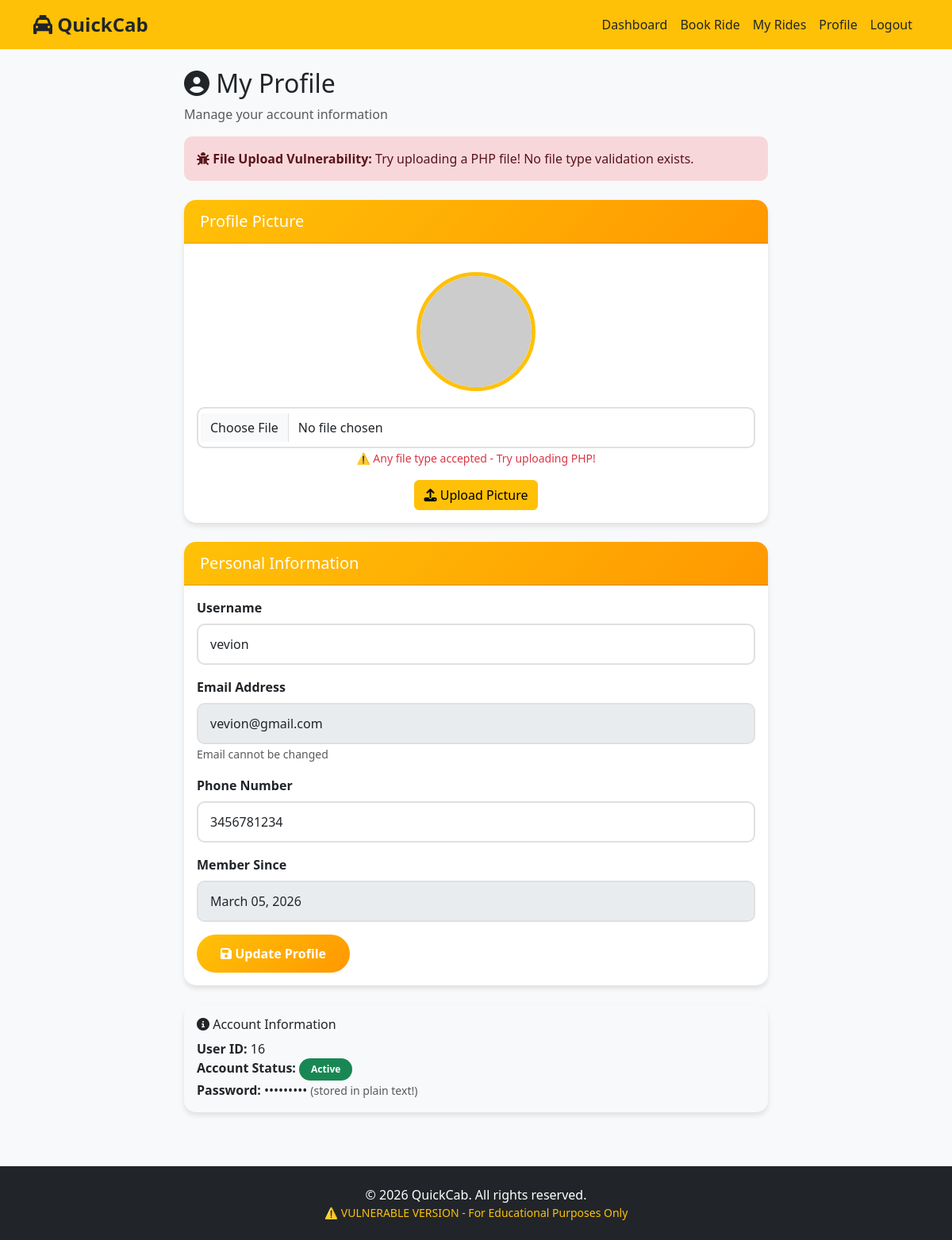
Page /cab_vulnerable/profile.php (signed in) on the committed database.
### tables this page shows
CREATE TABLE `users` (
  `id` int(11) NOT NULL,
  `username` varchar(50) NOT NULL,
  `email` varchar(100) NOT NULL,
  `password` varchar(255) NOT NULL,
  `phone` varchar(20) DEFAULT NULL,
  `profile_pic` varchar(255) DEFAULT 'default-avatar.png',
  `created_at` timestamp NOT NULL DEFAULT current_timestamp(),
  `profile_image` varchar(255) DEFAULT NULL
);

### cab_vulnerable/profile.php (the view, shortened to what this page needs)
<?php
require_once 'includes/config.php';
$user_id = $_SESSION['user_id'];
$query = "SELECT * FROM users WHERE id=$user_id";
$result = mysqli_query($conn, $query);
$user = mysqli_fetch_assoc($result);
include 'includes/header.php';
?>
<div class="row justify-content-center">
    <div class="col-md-8">
        <h2><i class="fas fa-user-circle"></i> My Profile</h2>
        <p class="text-muted">Manage your account information</p>
        <div class="alert alert-danger mt-3">
            <strong><i class="fas fa-bug"></i> File Upload Vulnerability:</strong>
            Try uploading a PHP file! No file type validation exists.
        </div>
        <div class="card mt-4">
            <div class="card-header">
                <h5 class="mb-0 text-white">Profile Picture</h5>
            </div>
            <div class="card-body text-center">
                <?php if($user['profile_pic'] && file_exists('uploads/' . $user['profile_pic'])): ?>
                    <img src="uploads/<?php echo $user['profile_pic']; ?>" alt="Profile"
                         class="profile-pic-preview" id="profilePreview">
                <?php else: ?>
                    <img src="https://ui-avatars.com/api/?name=<?php echo urlencode($user['username']); ?>&size=150&background=ffc107&color=212529"
                         alt="Profile" class="profile-pic-preview" id="profilePreview">
                <?php endif; ?>
                <form method="POST" action="" enctype="multipart/form-data" class="mt-3">
                    <div class="mb-3">
                        <input type="file" class="form-control" name="profile_pic"
                               accept="*" onchange="previewImage(this)" required>
                        <small class="text-danger">⚠️ Any file type accepted - Try uploading PHP!</small>
                    </div>
                    <button type="submit" class="btn btn-warning">
                        <i class="fas fa-upload"></i> Upload Picture
                    </button>
                </form>
            </div>
        </div>
        <div class="card mt-4">
            <div class="card-header">
                <h5 class="mb-0 text-white">Personal Information</h5>
            </div>
            <div class="card-body">
                <form method="POST" action="">
                    <div class="mb-3">
                        <label for="username" class="form-label">Username</label>
                        <input type="text" class="form-control" id="username" name="username"
                               value="<?php echo $user['username']; ?>" required>
                    </div>
                    <div class="mb-3">
                        <label for="email" class="form-label">Email Address</label>
                        <input type="email" class="form-control" id="email" name="email"
                               value="<?php echo $user['email']; ?>" disabled>
                        <small class="text-muted">Email cannot be changed</small>
                    </div>
                    <div class="mb-3">
                        <label for="phone" class="form-label">Phone Number</label>
                        <input type="tel" class="form-control" id="phone" name="phone"
                               value="<?php echo $user['phone']; ?>" required>
                    </div>
                    <div class="mb-3">
                        <label class="form-label">Member Since</label>
                        <input type="text" class="form-control"
                               value="<?php echo date('F d, Y', strtotime($user['created_at'])); ?>" disabled>
                    </div>
                    <button type="submit" class="btn btn-primary">
                        <i class="fas fa-save"></i> Update Profile
                    </button>
                </form>
            </div>
        </div>
        <div class="card mt-4 bg-light">
            <div class="card-body">
                <h6><i class="fas fa-info-circle"></i> Account Information</h6>
                <ul class="list-unstyled mb-0">
                    <li><strong>User ID:</strong> <?php echo $user['id']; ?></li>
                    <li><strong>Account Status:</strong> <span class="badge bg-success">Active</span></li>
                    <li><strong>Password:</strong> ••••••••• <small class="text-muted">(stored in plain text!)</small></li>
                </ul>
            </div>
        </div>
    </div>
</div>
<?php include 'includes/footer.php'; ?>

### cab_vulnerable/assets/css/style.css (style rules this page uses)
:root { --primary-color: #ffc107; --secondary-color: #212529; --success-color: #28a745; --danger-color: #dc3545; --warning-color: #ff9800; --info-color: #17a2b8; --light-bg: #f8f9fa; --dark-bg: #343a40; }
body { font-family: 'Segoe UI', Tahoma, Geneva, Verdana, sans-serif; background-color: var(--light-bg); min-height: 100vh; display: flex; flex-direction: column; }
.card { border: none; border-radius: 15px; box-shadow: 0 4px 6px rgba(0,0,0,0.1); transition: transform 0.3s ease, box-shadow 0.3s ease; margin-bottom: 20px; }
.card-header { background: linear-gradient(135deg, var(--primary-color) 0%, var(--warning-color) 100%); color: white; font-weight: 600; border-radius: 15px 15px 0 0 !important; padding: 15px 20px; }
.btn-primary { background: linear-gradient(135deg, var(--primary-color) 0%, var(--warning-color) 100%); border: none; padding: 12px 30px; font-weight: 600; border-radius: 25px; transition: all 0.3s ease; }
.form-control { border-radius: 10px; padding: 12px 15px; border: 2px solid #e0e0e0; transition: border-color 0.3s ease; }
.form-label { font-weight: 600; color: var(--secondary-color); margin-bottom: 8px; }
.badge { padding: 8px 15px; border-radius: 20px; font-weight: 600; }
.alert { border-radius: 10px; border: none; }
.profile-pic-preview { width: 150px; height: 150px; border-radius: 50%; object-fit: cover; margin: 20px auto; display: block; border: 5px solid var(--primary-color); }

### rows in the picture
users: username "vevion", email "vevion@gmail.com", phone "3456781234", created_at "March 05, 2026", id "16"
